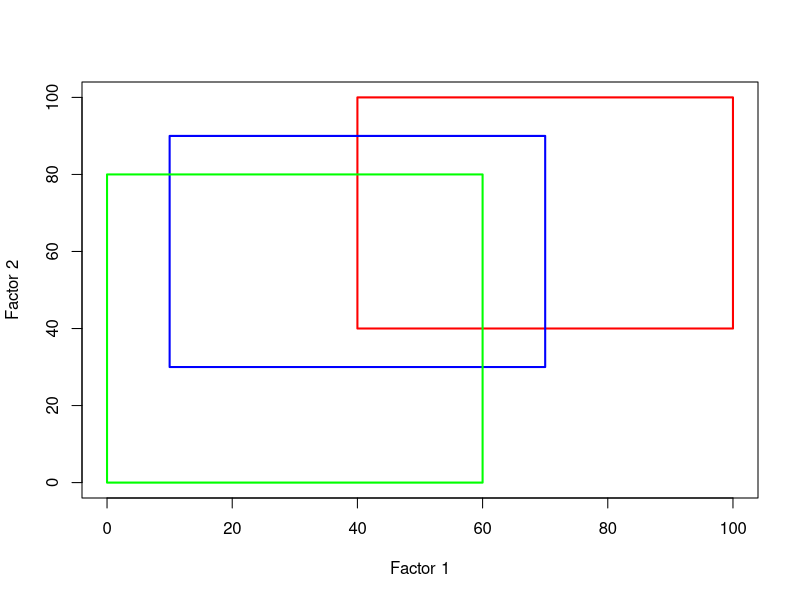

Generate this figure with R:
#Machine Learning

plot(NULL,NULL,xlim=c(0,100),ylim=c(0,100),xlab="Factor 1",ylab="Factor 2")

polygon(c(40,40,100,100),c(40,100,100,40),border="red",lwd=2)
polygon(c(10,10,70,70),c(90,30,30,90),border="blue",lwd=2)
polygon(c(0,0,60,60),c(80,0,0,80),border="green",lwd=2)




#(ii)
sample(40:100,10,replace=TRUE)
set.seed(19)
type1 = matrix(c(1:10,sample(40:100,10,replace=TRUE),sample(40:100,10,replace=TRUE),rep(1,10)),10,4)
type1



type2 = matrix(c(11:20,sample(10:70,10,replace=TRUE),sample(30:90,10,replace=TRUE),rep(2,10)),10,4)
type2



type3 = matrix(c(21:30,sample(0:80,10,replace=TRUE),sample(0:60,10,replace=TRUE),rep(3,10)),10,4)
type3


?rbind

simData <- rbind(type1,type2,type3)
simData

colnames(simData)=c("S.No.","Factor1","Factor2","Type")
simData


#(iii)
?kmeans


model <- kmeans(simData[,2:3],3)
model


#Cluster 1 corresponds to Type 3
#Cluster 3 corresponds to Type 1

4-model$cluster  #Type 1
model$cluster

21/30


correct <- length(which(4 - model$cluster == simData[,4]))
c(correct,correct/length(simData[,4]))


model$cluster
model
model$centers


#checking distance of 50,50 from each coordinate
x1 <- model$centers[,1]
y1 <- model$centers[,2]

x2 <- 50
y2 <- 50

sqrt((x2-x1)^2 + (y2-y1)^2)


#cluster 2 has the nearest centeroid




#___________________________________________________

#(iv)
f <- function(x){
  ifelse(x[2]<10 | x[3]< 30,3,ifelse(x[2]>70 | x[3] > 90 , 1 ,2) )
}

f(c(NA,50,50,NA))


model1 <- apply(simData,1,f)
model1

simData[,4]







#______________________________________
f1 <- function(x){
  ifelse(x[2]<40,0,1/(100-40+1))*ifelse(x[3]<40,0,1/(100-40+1))
}


f2 <- function(x){
  ifelse(x[2]<10 | x[2]> 70 ,0,1/(70-40+1))*ifelse(x[3]<30 | x[3]> 90,0,1/(90-40+1))
}

f3 <- function(x){
  ifelse(x[2]>80,0,1/(80+1))*ifelse(x[3]>60,0,1/(60+1))
}


#P(a/Bi) - likelihood
#P(Bi)-prior
#P(Bi/A) - posterior


post <- function(x){
 postB1 <- 0.5*f1(x)
  postB2 <- 0.3*f2(x)
  postB3 <- 0.2*f3(x)
  return(c(postB1,postB2,postB3))
} 

post(c(NA,50,50,NA))


fmax <- function(x){
  postB1 <- 0.5*f1(x)
  postB2 <- 0.3*f2(x)
  postB3 <- 0.2*f3(x)
  m=max(c(postB1,postB2,postB3))
  ifelse(postB1==m,1,ifelse(postB2==m,2,3))
}


model12 <- apply(simData,1,fmax)
model12
simData[,4]



correct2 <- length(which(4 - model12 == simData[,4]))
c(correct2,correct2/length(simData[,4]))

